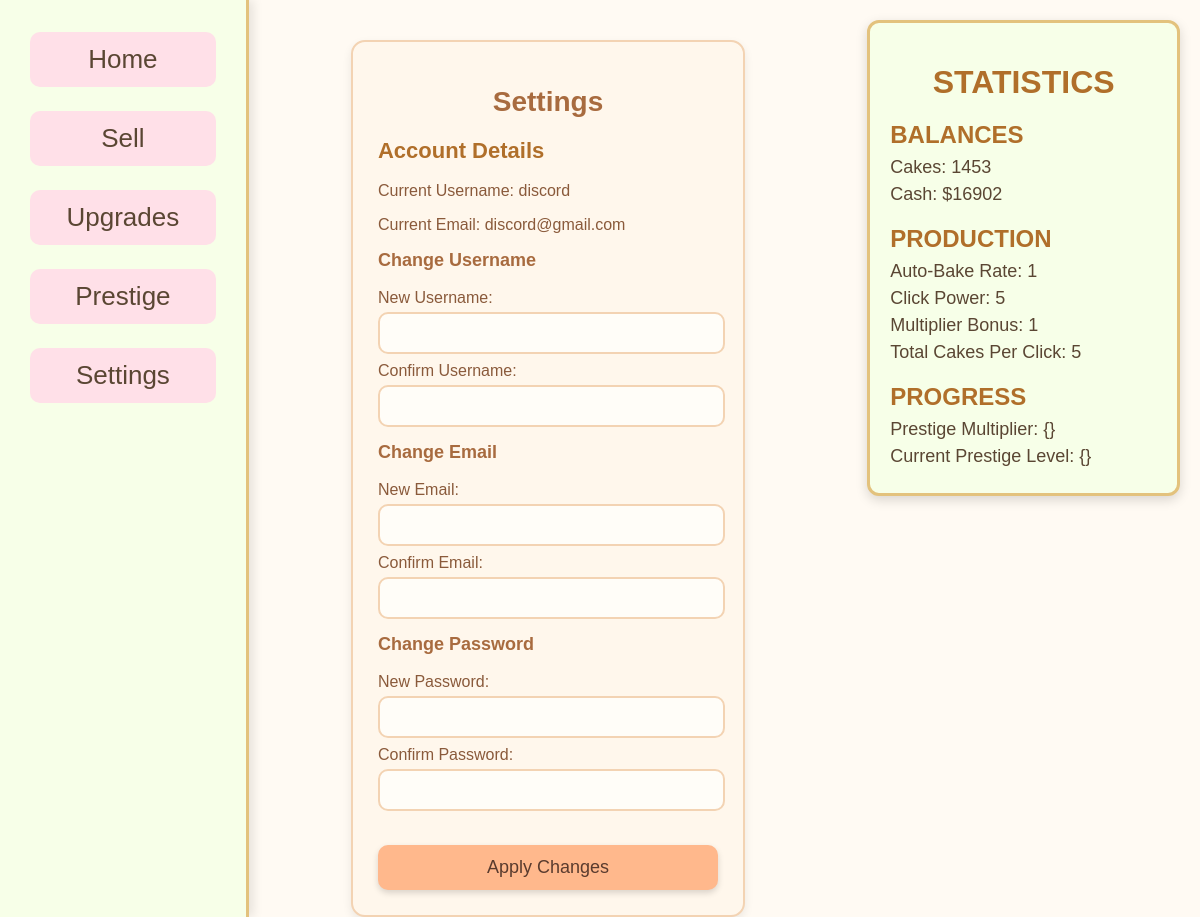
Page /settings.php (signed in) on the earlier database version.
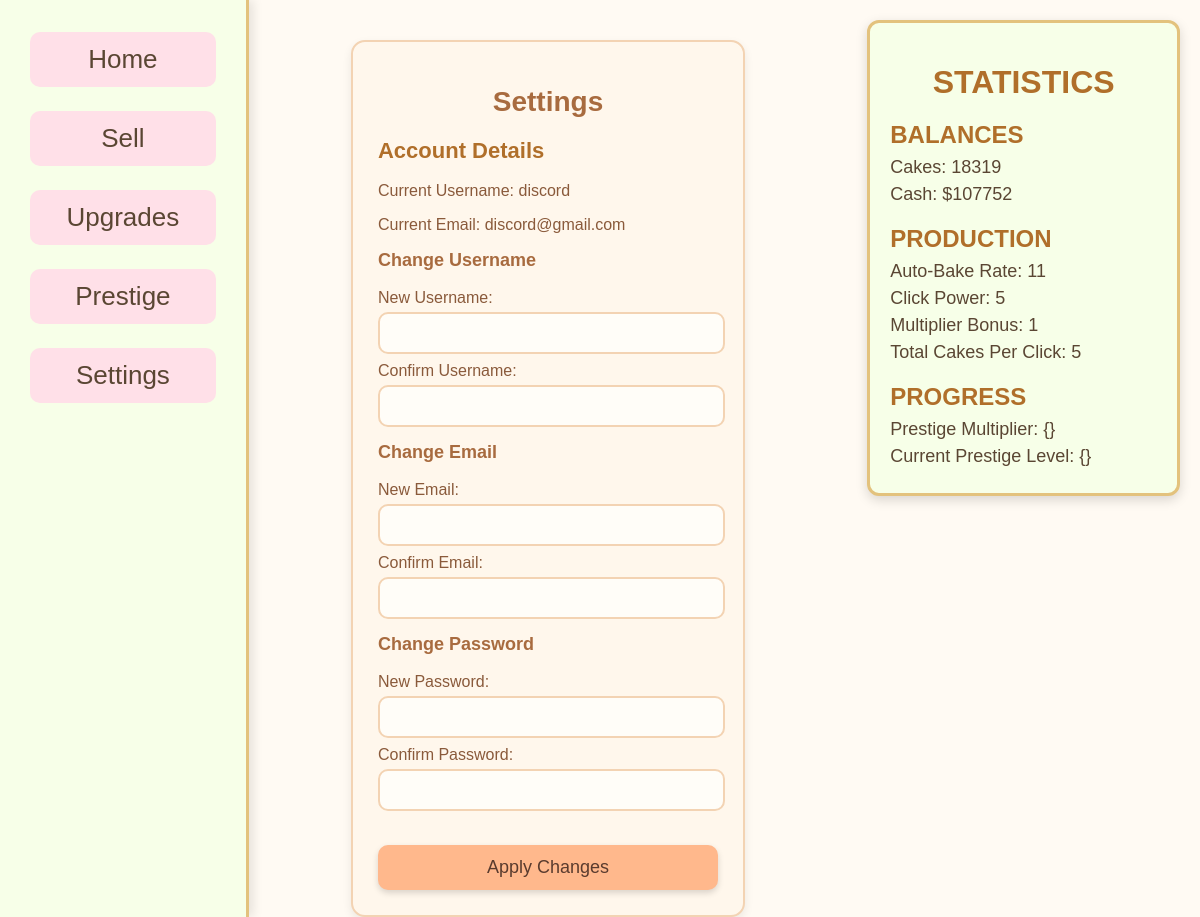
Same page on the later database version.
### tables this page shows
CREATE TABLE "player_save" (
    id INTEGER PRIMARY KEY,
    cakes INTEGER DEFAULT 0,
    currency INTEGER DEFAULT 0, "multiplier" INTEGER DEFAULT 1, clickPower INTEGER DEFAULT 1, cps INTEGER DEFAULT 0, prestige_level INTEGER DEFAULT 0, prestige_multiplier REAL DEFAULT 1, "lifetime" INTEGER DEFAULT 0, `bonus` INTEGER DEFAULT 0,
    FOREIGN KEY (id) REFERENCES users(id)
);

### settings.php (the view, shortened to what this page needs)
<?php
$current_username = '';
$current_email = '';
$current_cakes = 0;
$current_currency = 0;
    require_once __DIR__ . '/php/config.php';
    if(isset($_SESSION['user_id'])) {
        try {
            $dsn = "sqlite:$db";
            $pdo = new \PDO($dsn);
            $pdo->setAttribute(\PDO::ATTR_ERRMODE, \PDO::ERRMODE_EXCEPTION);
            $stmt = $pdo->prepare("
                SELECT cakes, currency, multiplier, clickPower, cps, bonus
                FROM player_save
                WHERE id = :user_id
            ");
            $stmt->execute([':user_id' => $_SESSION['user_id']]);
            $player_data = $stmt->fetch(\PDO::FETCH_ASSOC);
            if($player_data) {
                $current_cakes = (int)$player_data['cakes'];
                $current_currency = (int)$player_data['currency'];
                $current_multiplier = (int)$player_data['multiplier'];
                $current_clickPower = (int)$player_data['clickPower'];
                $current_cps = (int)$player_data['cps'];
            }
            $userStmt = $pdo->prepare("SELECT email, username FROM users WHERE id = :user_id");
            $userStmt->execute([':user_id' => $_SESSION['user_id']]);
            $user_data = $userStmt->fetch(\PDO::FETCH_ASSOC);
            if($user_data) {
                $current_username = htmlspecialchars($user_data['username']);
                $current_email = htmlspecialchars($user_data['email']);
            } else {
                echo "User data not found.";
            }
        } catch (\PDOException $e) {
            echo "Database connection failed: " . $e->getMessage();
        }
    } else {
        header("Location: index.php");
    }
?>
<!DOCTYPE html>
    <html lang="en">
    <head>
        <link rel="stylesheet" href="Styles/index.css">
    </head>
    <body>
        <div class="column1">
            <div id="nav">
                <ul>
                    <li><a href="index.php"><button>Home</button></a></li>
                    <li><a href="sell_cakes.php"><button>Sell</button></a></li>
                    <li><a href="upgrades.php"><button>Upgrades</button></a></li>
                    <li><a href="prestige.php"><button>Prestige</button></a></li>
                    <li><a href="settings.php"><button id = "settingsButton">Settings</button></a></li>
                </ul>
            </div>
        </div>
        <div class="column2">
             <div id="settingsSect">
                <h1>Settings</h1>
                <h2>Account Details</h2>
                <p>Current Username: <?php echo $current_username ?></p>
                <p>Current Email: <?php echo $current_email ?></p>
                <form method="POST">
                    <h3>Change Username</h3>
                        <label for="newUsername">New Username:</label>
                        <input type="text" id="newUsername" name="newUsername">
                        <label for="confirmUsername">Confirm Username:</label>
                        <input type="text" id="confirmUsername" name="confirmUsername"><br>
                    <h3>Change Email</h3>
                        <label for="newEmail">New Email:</label>
                        <input type="text" id="newEmail" name="newEmail">
                        <label for="confirmEmail">Confirm Email:</label>
                        <input type="text" id="confirmEmail" name="confirmEmail"><br>
                    <h3>Change Password</h3>
                        <label for="newPassword">New Password:</label>
                        <input type="password" id="newPassword" name="newPassword">
                        <label for="confirmPassword">Confirm Password:</label>
                        <input type="password" id="confirmPassword" name="confirmPassword"><br>
                    <button>Apply Changes</button>
                </form>
             </div>
        </div>
        <div class="column3">
            <div id="stats">
                <h1>STATISTICS</h1>
                <h2>BALANCES</h2>
                    <ul>
                        <li>Cakes: <span id="cakeStat"><?php echo $current_cakes; ?></span></li>
                        <li>Cash: $<span id="money"><?php echo $current_currency; ?></span></li>
                    </ul>
                <h2>PRODUCTION</h2>
                    <ul>
                        <li>Auto-Bake Rate: <?php echo $current_cps?></li>
                        <li>Click Power: <?php echo $current_clickPower ?></li>
                        <li>Multiplier Bonus: <?php echo $current_multiplier?></li>
                        <li>Total Cakes Per Click: <?php echo $current_clickPower * $current_multiplier?></li>
                    </ul>
                <h2>PROGRESS</h2>
                    <ul>
                        <li>Prestige Multiplier: {}</li>
                        <li>Current Prestige Level: {} </li>
                    </ul>
            </div>
        </div>
    </body>
</html>

Differences in the rows shown:
changed player_save: cakes "1453" → "18319"; currency "16902" → "107752"; cps "1" → "11"
